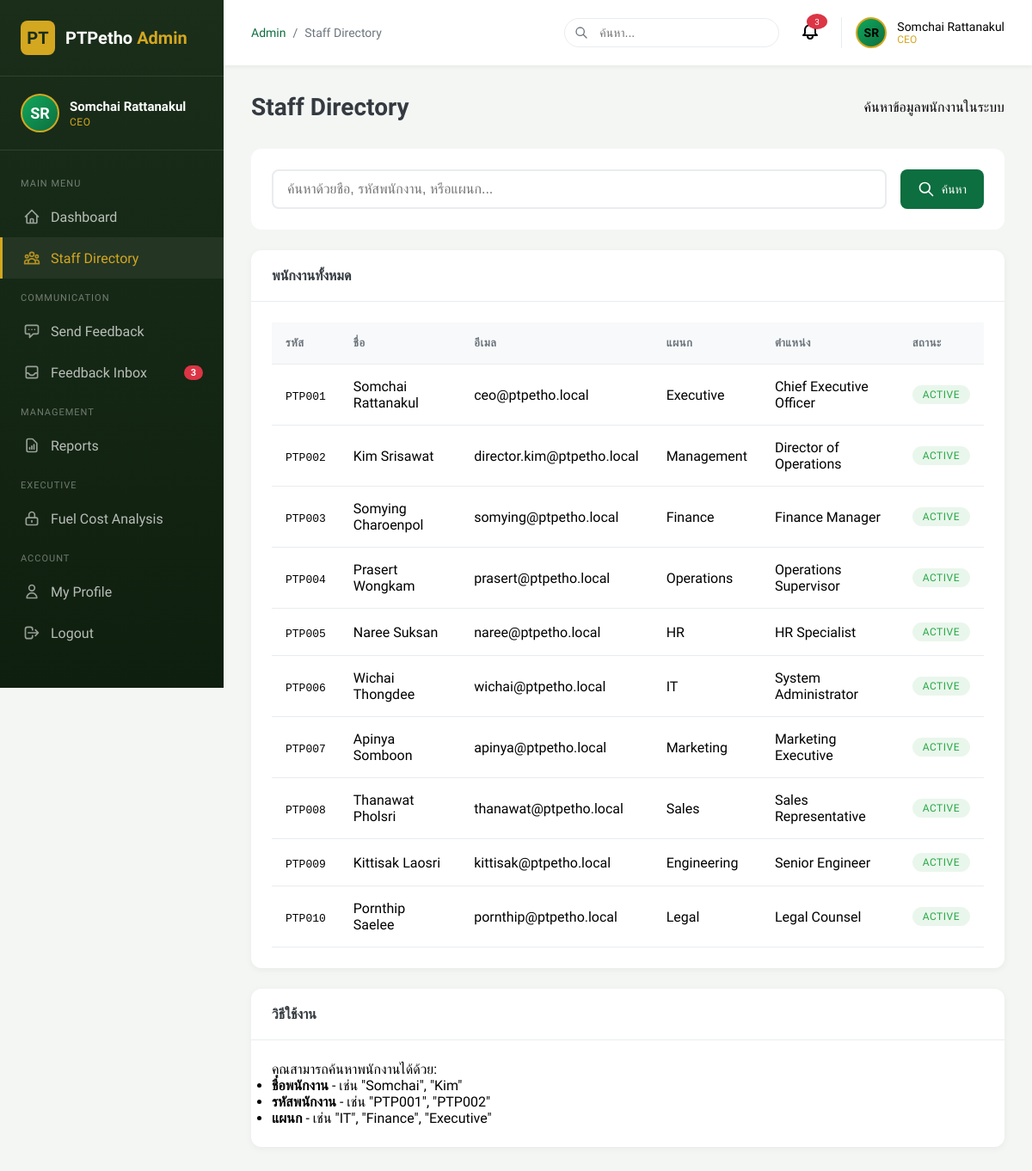
/ptpetho-admin/search.php (signed in), run on the app's committed database.
### tables this page shows
CREATE TABLE IF NOT EXISTS users (
    id INT AUTO_INCREMENT PRIMARY KEY,
    username VARCHAR(50) NOT NULL UNIQUE,
    password_hash VARCHAR(255) NOT NULL,
    email VARCHAR(100),
    full_name VARCHAR(100),
    role ENUM('user', 'admin', 'superadmin', 'ceo') DEFAULT 'user',
    department VARCHAR(100),
    avatar VARCHAR(255) DEFAULT 'default.png',
    is_active BOOLEAN DEFAULT TRUE,
    created_at TIMESTAMP DEFAULT CURRENT_TIMESTAMP,
    last_login TIMESTAMP NULL,
    INDEX idx_username (username),
    INDEX idx_role (role)
);

CREATE TABLE IF NOT EXISTS ptpetho_staff (
    id INT AUTO_INCREMENT PRIMARY KEY,
    employee_id VARCHAR(20) NOT NULL UNIQUE,
    name VARCHAR(100) NOT NULL,
    username VARCHAR(50),
    password_hash VARCHAR(255),
    email VARCHAR(100),
    role VARCHAR(50),
    department VARCHAR(100),
    position VARCHAR(100),
    salary DECIMAL(12,2),
    hire_date DATE,
    phone VARCHAR(20),
    office_location VARCHAR(100),
    status ENUM('active', 'inactive', 'suspended') DEFAULT 'active',
    created_at TIMESTAMP DEFAULT CURRENT_TIMESTAMP,
    INDEX idx_name (name),
    INDEX idx_role (role),
    INDEX idx_department (department)
);

### src/ptpetho-admin/search.php (the view, shortened to what the rows shown need)
<?php
require_once __DIR__ . '/../includes/admin-header.php';
$searchTerm = $_GET['q'] ?? '';
$searchResult = null;
?>
<div class="content-header">
    <h1>Staff Directory</h1>
</div>
<?php if ($searchResult !== null): ?>
<div class="panel">
    <div class="panel-header">
        <h3 class="panel-title">
            ผลการค้นหา
            <?php if ($searchResult['success']): ?>
                <span class="badge badge-primary" style="margin-left: 0.5rem;"><?= $searchResult['count'] ?> รายการ</span>
            <?php endif; ?>
        </h3>
    </div>
    <div class="panel-body">
        <?php if (!$searchResult['success']): ?>
            <div class="alert alert-danger">
                <strong>⚠️ Error Message จากระบบ</strong>
                <pre style="margin: 1rem 0 0; padding: 1rem; background: #f8f9fa; border-radius: 4px; overflow-x: auto; font-size: 0.8125rem;">MySQL Error: <?= htmlspecialchars($searchResult['error']) ?>
Query: <?= htmlspecialchars($searchResult['query']) ?></pre>
            </div>
            <p class="text-muted" style="font-size: 0.875rem; margin-top: 1rem;">
                System notice: Query executed against database: <code>ptpetho_internal</code>
            </p>
        <?php elseif (empty($searchResult['data'])): ?>
            <p class="text-center text-muted" style="padding: 3rem 0;">
                ไม่พบข้อมูลที่ตรงกับ "<?= htmlspecialchars($searchTerm) ?>"
            </p>
        <?php else: ?>
            <div class="table-wrapper">
                <table class="admin-table">
                    <thead>
                        <tr>
                            <?php
                            $firstRow = $searchResult['data'][0];
                            foreach (array_keys($firstRow) as $column):
                            ?>
                            <th><?= htmlspecialchars($column) ?></th>
                            <?php endforeach; ?>
                        </tr>
                    </thead>
                    <tbody>
                        <?php foreach ($searchResult['data'] as $row): ?>
                        <tr>
                            <?php foreach ($row as $key => $value): ?>
                            <td>
                                <?php if ($key === 'status'): ?>
                                    <span class="badge badge-<?= $value === 'active' ? 'success' : 'warning' ?>">
                                        <?= htmlspecialchars($value) ?>
                                    </span>
                                <?php elseif ($key === 'role'): ?>
                                    <span class="badge badge-<?= $value === 'ceo' ? 'danger' : ($value === 'superadmin' ? 'warning' : 'info') ?>">
                                        <?= htmlspecialchars($value) ?>
                                    </span>
                                <?php else: ?>
                                    <?= htmlspecialchars($value ?? '-') ?>
                                <?php endif; ?>
                            </td>
                            <?php endforeach; ?>
                        </tr>
                        <?php endforeach; ?>
                    </tbody>
                </table>
            </div>
        <?php endif; ?>
    </div>
</div>
<?php else: ?>
<div class="panel">
    <div class="panel-body">
        <?php
        $allStaff = searchStaff('');
        if ($allStaff['success'] && !empty($allStaff['data'])):
        ?>
        <div class="table-wrapper">
            <table class="admin-table">
                <thead>
                    <tr>
                        <th>รหัส</th>
                        <th>ชื่อ</th>
                        <th>อีเมล</th>
                        <th>แผนก</th>
                        <th>ตำแหน่ง</th>
                        <th>สถานะ</th>
                    </tr>
                </thead>
                <tbody>
                    <?php foreach ($allStaff['data'] as $staff): ?>
                    <tr>
                        <td><code><?= htmlspecialchars($staff['employee_id']) ?></code></td>
                        <td><?= htmlspecialchars($staff['name']) ?></td>
                        <td><?= htmlspecialchars($staff['email']) ?></td>
                        <td><?= htmlspecialchars($staff['department']) ?></td>
                        <td><?= htmlspecialchars($staff['position']) ?></td>
                        <td>
                            <span class="badge badge-<?= $staff['status'] === 'active' ? 'success' : 'warning' ?>">
                                <?= $staff['status'] ?>
                            </span>
                        </td>
                    </tr>
                    <?php endforeach; ?>
                </tbody>
            </table>
        </div>
        <?php endif; ?>
    </div>
</div>
<?php endif; ?>
<?php require_once __DIR__ . '/../includes/admin-footer.php'; ?>

### src/includes/admin-header.php (shortened to what the rows shown need)
<?php
require_once __DIR__ . '/functions.php';
?>
<!DOCTYPE html>
<html lang="th">
<head>
    <link rel="stylesheet" href="/assets/css/admin.css">
</head>
<body class="admin-body">
    <div class="admin-wrapper">
        <?php include __DIR__ . '/admin-sidebar.php'; ?>
        <main class="admin-main">
            <header class="admin-header">
                <div class="header-right">
                    <div style="display:flex;align-items:center;gap:0.75rem;padding-left:1rem;border-left:1px solid var(--light-gray);">
                        <div class="user-avatar" style="width:36px;height:36px;font-size:0.875rem;">
                            <?= getInitials($currentUser['full_name']) ?>
                        </div>
                        <div>
                            <div style="font-size:0.875rem;font-weight:500;"><?= htmlspecialchars($currentUser['full_name']) ?></div>
                            <div style="font-size:0.75rem;color:var(--accent-gold);text-transform:uppercase;"><?= $currentUser['role'] ?></div>
                        </div>
                    </div>
                </div>
            </header>
            <div class="admin-content">

### src/includes/admin-sidebar.php (shortened to what the rows shown need)
<?php
$currentUser = getCurrentUser();
?>
<aside class="admin-sidebar">
    <div class="sidebar-user">
        <div class="user-avatar">
            <?= getInitials($currentUser['full_name']) ?>
        </div>
        <div class="user-info">
            <div class="user-name"><?= htmlspecialchars($currentUser['full_name']) ?></div>
            <div class="user-role"><?= strtoupper($currentUser['role']) ?></div>
        </div>
    </div>
        <?php if (isCEO()): ?>
        <div class="nav-section">Executive</div>
        <ul>
            <li class="nav-item">
                <a href="/ptpetho-admin/fuel-cost.php" class="nav-link <?= ($currentPage ?? '') === 'fuel-cost' ? 'active' : '' ?>">
                    <svg class="nav-icon" xmlns="http://www.w3.org/2000/svg" fill="none" viewBox="0 0 24 24" stroke="currentColor">
                        <path stroke-linecap="round" stroke-linejoin="round" stroke-width="2" d="M12 15v2m-6 4h12a2 2 0 002-2v-6a2 2 0 00-2-2H6a2 2 0 00-2 2v6a2 2 0 002 2zm10-10V7a4 4 0 00-8 0v4h8z" />
                    </svg>
                    <span>Fuel Cost Analysis</span>
                </a>
            </li>
        </ul>
        <?php endif; ?>
</aside>

### data on the page
users: full_name "SR", full_name "Somchai Rattanakul", role "CEO"
ptpetho_staff: employee "PTP001", name "Somchai Rattanakul", email "ceo@ptpetho.local", department "Executive", position "Chief Executive Officer", status "ACTIVE"
ptpetho_staff: employee "PTP002", name "Kim Srisawat", email "director.kim@ptpetho.local", department "Management", position "Director of Operations", status "ACTIVE"
ptpetho_staff: employee "PTP003", name "Somying Charoenpol", email "somying@ptpetho.local", department "Finance", position "Finance Manager", status "ACTIVE"
ptpetho_staff: employee "PTP004", name "Prasert Wongkam", email "prasert@ptpetho.local", department "Operations", position "Operations Supervisor", status "ACTIVE"
ptpetho_staff: employee "PTP005", name "Naree Suksan", email "naree@ptpetho.local", department "HR", position "HR Specialist", status "ACTIVE"
ptpetho_staff: employee "PTP006", name "Wichai Thongdee", email "wichai@ptpetho.local", department "IT", position "System Administrator", status "ACTIVE"
ptpetho_staff: employee "PTP007", name "Apinya Somboon", email "apinya@ptpetho.local", department "Marketing", position "Marketing Executive", status "ACTIVE"
ptpetho_staff: employee "PTP008", name "Thanawat Pholsri", email "thanawat@ptpetho.local", department "Sales", position "Sales Representative", status "ACTIVE"
ptpetho_staff: employee "PTP009", name "Kittisak Laosri", email "kittisak@ptpetho.local", department "Engineering", position "Senior Engineer", status "ACTIVE"
ptpetho_staff: employee "PTP010", name "Pornthip Saelee", email "pornthip@ptpetho.local", department "Legal", position "Legal Counsel", status "ACTIVE"

### other printed values
$unreadFeedback "3"
$pageTitle "Staff Directory"
$stats['unread_feedback'] "3"
